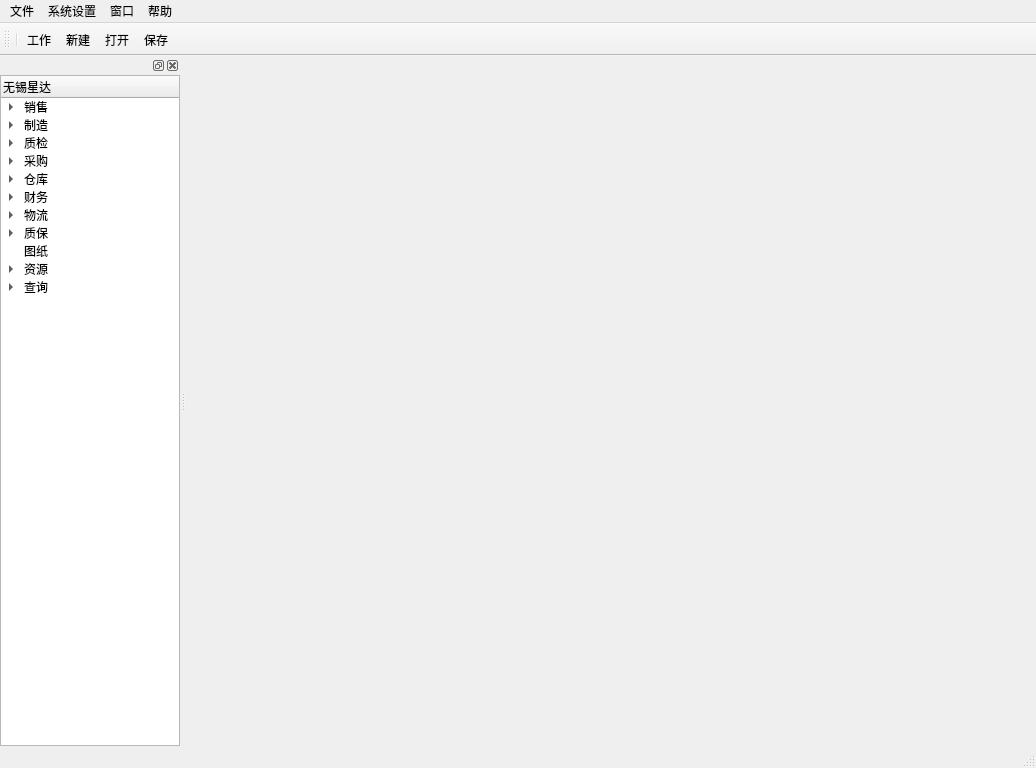
<?xml version="1.0" encoding="UTF-8"?>
<ui version="4.0">
 <class>MainWindow</class>
 <widget class="QMainWindow" name="MainWindow">
  <property name="geometry">
   <rect>
    <x>0</x>
    <y>0</y>
    <width>1036</width>
    <height>768</height>
   </rect>
  </property>
  <property name="sizePolicy">
   <sizepolicy hsizetype="Preferred" vsizetype="Preferred">
    <horstretch>0</horstretch>
    <verstretch>0</verstretch>
   </sizepolicy>
  </property>
  <property name="minimumSize">
   <size>
    <width>1024</width>
    <height>768</height>
   </size>
  </property>
  <property name="windowTitle">
   <string>ERP</string>
  </property>
  <property name="iconSize">
   <size>
    <width>32</width>
    <height>32</height>
   </size>
  </property>
  <widget class="QWidget" name="centralwidget"/>
  <widget class="QMenuBar" name="menubar">
   <property name="geometry">
    <rect>
     <x>0</x>
     <y>0</y>
     <width>1036</width>
     <height>26</height>
    </rect>
   </property>
   <widget class="QMenu" name="menu_10">
    <property name="title">
     <string>窗口</string>
    </property>
   </widget>
   <widget class="QMenu" name="menu_12">
    <property name="title">
     <string>系统设置</string>
    </property>
   </widget>
   <widget class="QMenu" name="menu_13">
    <property name="title">
     <string>帮助</string>
    </property>
   </widget>
   <widget class="QMenu" name="menu">
    <property name="title">
     <string>文件</string>
    </property>
    <addaction name="NewAction"/>
    <addaction name="OpenAction"/>
    <addaction name="SaveAction"/>
    <addaction name="action"/>
   </widget>
   <addaction name="menu"/>
   <addaction name="menu_12"/>
   <addaction name="menu_10"/>
   <addaction name="menu_13"/>
  </widget>
  <widget class="QStatusBar" name="statusbar"/>
  <widget class="QToolBar" name="toolBar">
   <property name="windowTitle">
    <string>toolBar</string>
   </property>
   <attribute name="toolBarArea">
    <enum>TopToolBarArea</enum>
   </attribute>
   <attribute name="toolBarBreak">
    <bool>false</bool>
   </attribute>
   <addaction name="separator"/>
   <addaction name="action"/>
   <addaction name="NewAction"/>
   <addaction name="OpenAction"/>
   <addaction name="SaveAction"/>
  </widget>
  <widget class="QDockWidget" name="dockWidget">
   <attribute name="dockWidgetArea">
    <number>1</number>
   </attribute>
   <widget class="QWidget" name="widget">
    <layout class="QGridLayout" name="gridLayout">
     <property name="leftMargin">
      <number>0</number>
     </property>
     <property name="topMargin">
      <number>0</number>
     </property>
     <property name="rightMargin">
      <number>0</number>
     </property>
     <property name="bottomMargin">
      <number>0</number>
     </property>
     <property name="spacing">
      <number>0</number>
     </property>
     <item row="0" column="0">
      <widget class="QTreeWidget" name="Taskbar">
       <property name="enabled">
        <bool>true</bool>
       </property>
       <property name="sizePolicy">
        <sizepolicy hsizetype="Fixed" vsizetype="Minimum">
         <horstretch>0</horstretch>
         <verstretch>0</verstretch>
        </sizepolicy>
       </property>
       <property name="minimumSize">
        <size>
         <width>180</width>
         <height>300</height>
        </size>
       </property>
       <property name="maximumSize">
        <size>
         <width>180</width>
         <height>1880</height>
        </size>
       </property>
       <column>
        <property name="text">
         <string>无锡星达</string>
        </property>
        <property name="icon">
         <iconset>
          <normaloff>images/2 (2).jpg</normaloff>images/2 (2).jpg</iconset>
        </property>
       </column>
       <item>
        <property name="text">
         <string>销售</string>
        </property>
        <property name="icon">
         <iconset>
          <normaloff>images/telemarketer_16px_1192881_easyicon.net.ico</normaloff>images/telemarketer_16px_1192881_easyicon.net.ico</iconset>
        </property>
        <item>
         <property name="text">
          <string>报价</string>
         </property>
        </item>
        <item>
         <property name="text">
          <string>订单</string>
         </property>
        </item>
        <item>
         <property name="text">
          <string>合同</string>
         </property>
        </item>
       </item>
       <item>
        <property name="text">
         <string>制造</string>
        </property>
        <property name="icon">
         <iconset>
          <normaloff>images/machine_16px_41420_easyicon.net.ico</normaloff>images/machine_16px_41420_easyicon.net.ico</iconset>
        </property>
        <item>
         <property name="text">
          <string>生产</string>
         </property>
         <item>
          <property name="text">
           <string>生产单</string>
          </property>
         </item>
         <item>
          <property name="text">
           <string>生产计划</string>
          </property>
         </item>
        </item>
        <item>
         <property name="text">
          <string>锻造</string>
         </property>
         <item>
          <property name="text">
           <string>本厂锻造</string>
          </property>
         </item>
         <item>
          <property name="text">
           <string>外协锻造</string>
          </property>
         </item>
         <item>
          <property name="text">
           <string>锻造录入</string>
          </property>
         </item>
        </item>
        <item>
         <property name="text">
          <string>热处理</string>
         </property>
        </item>
        <item>
         <property name="text">
          <string>机械加工</string>
         </property>
         <item>
          <property name="text">
           <string>车加工</string>
          </property>
         </item>
         <item>
          <property name="text">
           <string>线切割</string>
          </property>
         </item>
         <item>
          <property name="text">
           <string>本厂加工</string>
          </property>
         </item>
         <item>
          <property name="text">
           <string>外协加工</string>
          </property>
         </item>
         <item>
          <property name="text">
           <string>机加录入</string>
          </property>
         </item>
        </item>
       </item>
       <item>
        <property name="text">
         <string>质检</string>
        </property>
        <property name="icon">
         <iconset>
          <normaloff>images/measurement_16px_26224_easyicon.net.ico</normaloff>images/measurement_16px_26224_easyicon.net.ico</iconset>
        </property>
        <item>
         <property name="text">
          <string>硬度</string>
         </property>
        </item>
        <item>
         <property name="text">
          <string>冲击</string>
         </property>
        </item>
        <item>
         <property name="text">
          <string>拉伸</string>
         </property>
        </item>
        <item>
         <property name="text">
          <string>UT</string>
         </property>
        </item>
        <item>
         <property name="text">
          <string>PT</string>
         </property>
        </item>
        <item>
         <property name="text">
          <string>MT</string>
         </property>
        </item>
        <item>
         <property name="text">
          <string>终检</string>
         </property>
        </item>
       </item>
       <item>
        <property name="text">
         <string>采购</string>
        </property>
        <property name="icon">
         <iconset>
          <normaloff>images/buy_32px_1163674_easyicon.net.ico</normaloff>images/buy_32px_1163674_easyicon.net.ico</iconset>
        </property>
        <item>
         <property name="text">
          <string>采购订单</string>
         </property>
        </item>
        <item>
         <property name="text">
          <string>收货</string>
         </property>
        </item>
       </item>
       <item>
        <property name="text">
         <string>仓库</string>
        </property>
        <property name="icon">
         <iconset>
          <normaloff>images/warehouse_16px_573203_easyicon.net.ico</normaloff>images/warehouse_16px_573203_easyicon.net.ico</iconset>
        </property>
        <item>
         <property name="text">
          <string>五金库</string>
         </property>
        </item>
        <item>
         <property name="text">
          <string>成品库</string>
         </property>
        </item>
        <item>
         <property name="text">
          <string>锻件库</string>
         </property>
        </item>
        <item>
         <property name="text">
          <string>废品库</string>
         </property>
        </item>
       </item>
       <item>
        <property name="text">
         <string>财务</string>
        </property>
        <property name="icon">
         <iconset>
          <normaloff>images/Finance_16px_529695_easyicon.net.ico</normaloff>images/Finance_16px_529695_easyicon.net.ico</iconset>
        </property>
        <item>
         <property name="text">
          <string>锻造结算</string>
         </property>
        </item>
        <item>
         <property name="text">
          <string>机加结算</string>
         </property>
        </item>
        <item>
         <property name="text">
          <string>物流结算</string>
         </property>
        </item>
        <item>
         <property name="text">
          <string>差旅结算</string>
         </property>
        </item>
       </item>
       <item>
        <property name="text">
         <string>物流</string>
        </property>
        <property name="icon">
         <iconset>
          <normaloff>images/logistics_16px_1173566_easyicon.net.ico</normaloff>images/logistics_16px_1173566_easyicon.net.ico</iconset>
        </property>
        <item>
         <property name="text">
          <string>发货</string>
         </property>
        </item>
        <item>
         <property name="text">
          <string>随货试样</string>
         </property>
        </item>
       </item>
       <item>
        <property name="text">
         <string>质保</string>
        </property>
        <property name="icon">
         <iconset>
          <normaloff>images/certificate_mail_safe_16px_4221_easyicon.net.ico</normaloff>images/certificate_mail_safe_16px_4221_easyicon.net.ico</iconset>
        </property>
        <item>
         <property name="text">
          <string>售后</string>
         </property>
        </item>
       </item>
       <item>
        <property name="text">
         <string>图纸</string>
        </property>
        <property name="icon">
         <iconset>
          <normaloff>images/Applications_16px_1070727_easyicon.net.ico</normaloff>images/Applications_16px_1070727_easyicon.net.ico</iconset>
        </property>
       </item>
       <item>
        <property name="text">
         <string>资源</string>
        </property>
        <property name="icon">
         <iconset>
          <normaloff>images/patientfile_16px_26208_easyicon.net.ico</normaloff>images/patientfile_16px_26208_easyicon.net.ico</iconset>
        </property>
        <item>
         <property name="text">
          <string>人力资源</string>
         </property>
        </item>
        <item>
         <property name="text">
          <string>客户信息</string>
         </property>
        </item>
        <item>
         <property name="text">
          <string>协作单位</string>
         </property>
        </item>
       </item>
       <item>
        <property name="text">
         <string>查询</string>
        </property>
        <property name="icon">
         <iconset>
          <normaloff>images/query_32px_511256_easyicon.net.ico</normaloff>images/query_32px_511256_easyicon.net.ico</iconset>
        </property>
        <item>
         <property name="text">
          <string>报表</string>
         </property>
        </item>
        <item>
         <property name="text">
          <string>生产进度</string>
         </property>
        </item>
       </item>
      </widget>
     </item>
    </layout>
   </widget>
  </widget>
  <action name="NewAction">
   <property name="icon">
    <iconset>
     <normaloff>images/New64.ico</normaloff>images/New64.ico</iconset>
   </property>
   <property name="text">
    <string>新建</string>
   </property>
   <property name="shortcut">
    <string>Alt+N</string>
   </property>
  </action>
  <action name="OpenAction">
   <property name="icon">
    <iconset>
     <normaloff>images/open_32px_34434.ico</normaloff>images/open_32px_34434.ico</iconset>
   </property>
   <property name="text">
    <string>打开</string>
   </property>
   <property name="shortcut">
    <string>Alt+O</string>
   </property>
  </action>
  <action name="SaveAction">
   <property name="icon">
    <iconset resource="ERP.qrc">
     <normaloff>:/images/save_32px.ico</normaloff>:/images/save_32px.ico</iconset>
   </property>
   <property name="text">
    <string>保存</string>
   </property>
   <property name="shortcut">
    <string>Ctrl+S</string>
   </property>
  </action>
  <action name="action">
   <property name="icon">
    <iconset>
     <normaloff>images/job_48px_1207738.ico</normaloff>images/job_48px_1207738.ico</iconset>
   </property>
   <property name="text">
    <string>工作</string>
   </property>
  </action>
 </widget>
 <resources>
  <include location="ERP.qrc"/>
 </resources>
 <connections/>
</ui>
